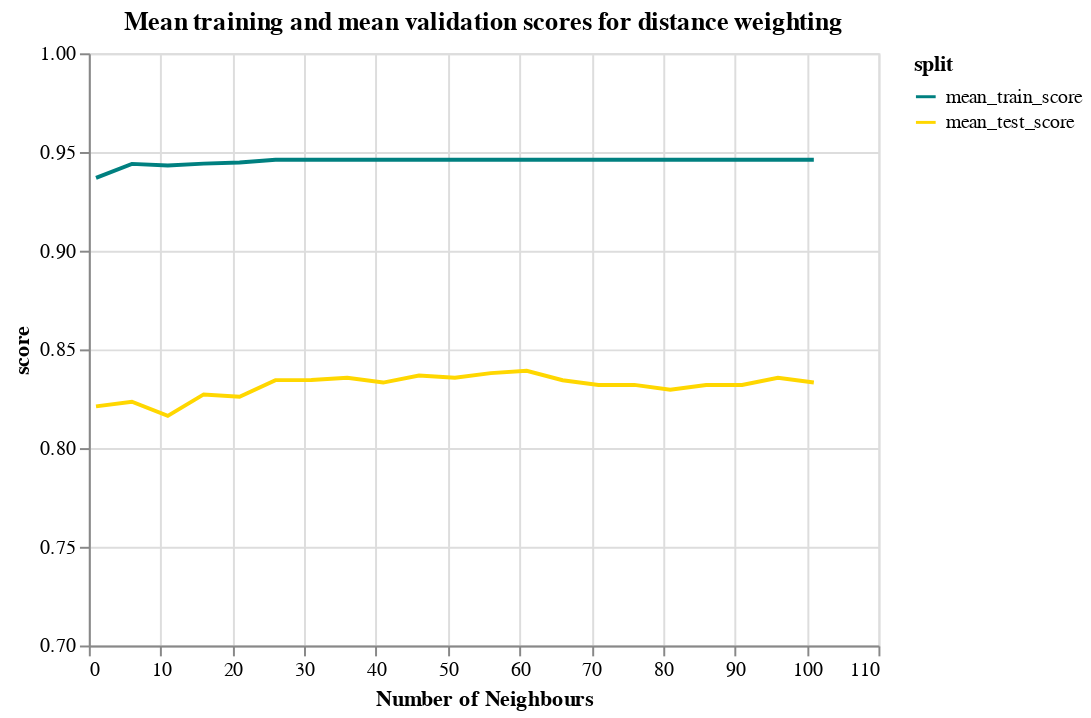

Here is the notebook cell this chart was saved with:
### Code cell
knn_plot_distance =alt.Chart(knn_distance).mark_line().encode(
             alt.X('n_neighbors:Q', axis=alt.Axis(title="Number of Neighbours")),
             alt.Y('score:Q', scale=alt.Scale(domain=[.70, 1.00])), 
             alt.Color('split:N', scale=alt.Scale(domain=['mean_train_score', 'mean_test_score'], range=['teal', 'gold']))).properties(title="Mean training and mean validation scores for distance weighting")
knn_plot_distance

### Figure 1 — Vega-Lite specification as saved in the notebook (floating-point values rounded to 4 significant figures)
{"config": {"view": {"continuousWidth": 400, "continuousHeight": 300}}, "data": {"name": "data-1f8e9fb9a08a6c1b5bb19942233ef3bf"}, "mark": "line", "encoding": {"color": {"type": "nominal", "field": "split", "scale": {"domain": ["mean_train_score", "mean_test_score"], "range": ["teal", "gold"]}}, "x": {"type": "quantitative", "axis": {"title": "Number of Neighbours"}, "field": "n_neighbors"}, "y": {"type": "quantitative", "field": "score", "scale": {"domain": [0.7, 1.0]}}}, "title": "Mean training and mean validation scores for distance weighting", "$schema": "https://vega.github.io/schema/vega-lite/v4.8.1.json", "datasets": {"data-1f8e9fb9a08a6c1b5bb19942233ef3bf": [{"n_neighbors": 1, "knn_weights": "distance", "split": "mean_train_score", "score": 0.9369}, {"n_neighbors": 6, "knn_weights": "distance", "split": "mean_train_score", "score": 0.944}, {"n_neighbors": 11, "knn_weights": "distance", "split": "mean_train_score", "score": 0.9432}, {"n_neighbors": 16, "knn_weights": "distance", "split": "mean_train_score", "score": 0.9441}, {"n_neighbors": 21, "knn_weights": "distance", "split": "mean_train_score", "score": 0.9446}, {"n_neighbors": 26, "knn_weights": "distance", "split": "mean_train_score", "score": 0.9461}, {"n_neighbors": 31, "knn_weights": "distance", "split": "mean_train_score", "score": 0.9461}, {"n_neighbors": 36, "knn_weights": "distance", "split": "mean_train_score", "score": 0.9461}, {"n_neighbors": 41, "knn_weights": "distance", "split": "mean_train_score", "score": 0.9461}, {"n_neighbors": 46, "knn_weights": "distance", "split": "mean_train_score", "score": 0.9461}, {"n_neighbors": 51, "knn_weights": "distance", "split": "mean_train_score", "score": 0.9461}, {"n_neighbors": 56, "knn_weights": "distance", "split": "mean_train_score", "score": 0.9461}, {"n_neighbors": 61, "knn_weights": "distance", "split": "mean_train_score", "score": 0.9461}, {"n_neighbors": 66, "knn_weights": "distance", "split": "mean_train_score", "score": 0.9461}, {"n_neighbors": 71, "knn_weights": "distance", "split": "mean_train_score", "score": 0.9461}, {"n_neighbors": 76, "knn_weights": "distance", "split": "mean_train_score", "score": 0.9461}, {"n_neighbors": 81, "knn_weights": "distance", "split": "mean_train_score", "score": 0.9461}, {"n_neighbors": 86, "knn_weights": "distance", "split": "mean_train_score", "score": 0.9461}, {"n_neighbors": 91, "knn_weights": "distance", "split": "mean_train_score", "score": 0.9461}, {"n_neighbors": 96, "knn_weights": "distance", "split": "mean_train_score", "score": 0.9461}, {"n_neighbors": 101, "knn_weights": "distance", "split": "mean_train_score", "score": 0.9461}, {"n_neighbors": 1, "knn_weights": "distance", "split": "mean_test_score", "score": 0.8212}, {"n_neighbors": 6, "knn_weights": "distance", "split": "mean_test_score", "score": 0.8235}, {"n_neighbors": 11, "knn_weights": "distance", "split": "mean_test_score", "score": 0.8164}, {"n_neighbors": 16, "knn_weights": "distance", "split": "mean_test_score", "score": 0.8272}, {"n_neighbors": 21, "knn_weights": "distance", "split": "mean_test_score", "score": 0.826}, {"n_neighbors": 26, "knn_weights": "distance", "split": "mean_test_score", "score": 0.8344}, {"n_neighbors": 31, "knn_weights": "distance", "split": "mean_test_score", "score": 0.8345}, {"n_neighbors": 36, "knn_weights": "distance", "split": "mean_test_score", "score": 0.8356}, {"n_neighbors": 41, "knn_weights": "distance", "split": "mean_test_score", "score": 0.8332}, {"n_neighbors": 46, "knn_weights": "distance", "split": "mean_test_score", "score": 0.8368}, {"n_neighbors": 51, "knn_weights": "distance", "split": "mean_test_score", "score": 0.8356}, {"n_neighbors": 56, "knn_weights": "distance", "split": "mean_test_score", "score": 0.838}, {"n_neighbors": 61, "knn_weights": "distance", "split": "mean_test_score", "score": 0.8392}, {"n_neighbors": 66, "knn_weights": "distance", "split": "mean_test_score", "score": 0.8344}, {"n_neighbors": 71, "knn_weights": "distance", "split": "mean_test_score", "score": 0.832}, {"n_neighbors": 76, "knn_weights": "distance", "split": "mean_test_score", "score": 0.832}, {"n_neighbors": 81, "knn_weights": "distance", "split": "mean_test_score", "score": 0.8296}, {"n_neighbors": 86, "knn_weights": "distance", "split": "mean_test_score", "score": 0.832}, {"n_neighbors": 91, "knn_weights": "distance", "split": "mean_test_score", "score": 0.832}, {"n_neighbors": 96, "knn_weights": "distance", "split": "mean_test_score", "score": 0.8356}, {"n_neighbors": 101, "knn_weights": "distance", "split": "mean_test_score", "score": 0.8332}]}}
